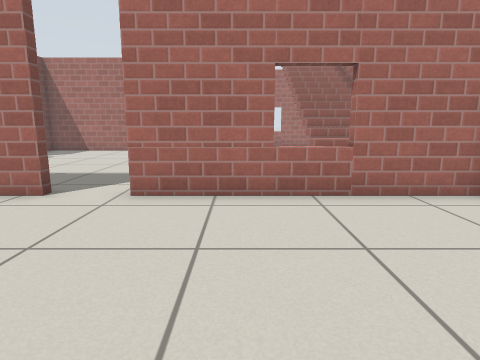
[1] (above)

23 first-person views from a walk through a Gazebo world. The camera is 0.72 m above the floor, tilts 10° down and sees 75° across. The floor is counted in squares, 0.5 m on a side. Each view is taken from the middle of a square. On the plan, view 1 faces up. The plan holds only what a view shows up to about 15 squares ahead; the rest is blank. Simple patterns stand in for the simulator's built-in surfaces.

[2]
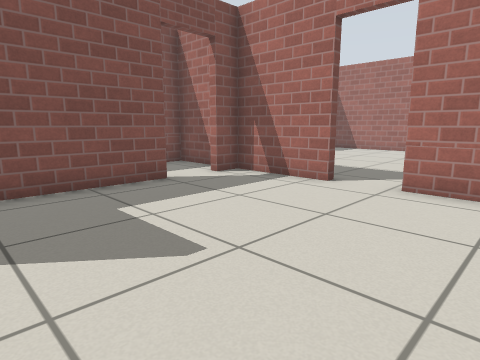

[3]
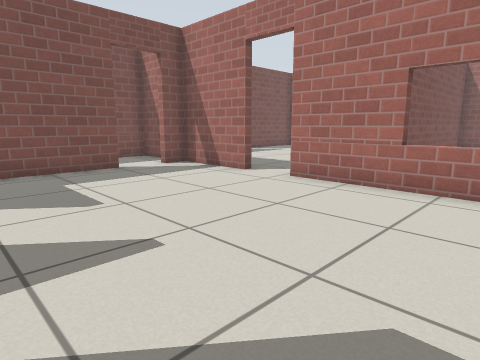

[4]
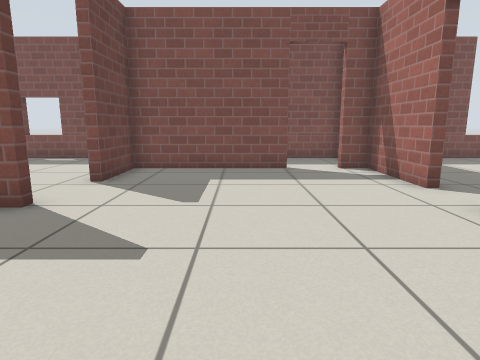

[5]
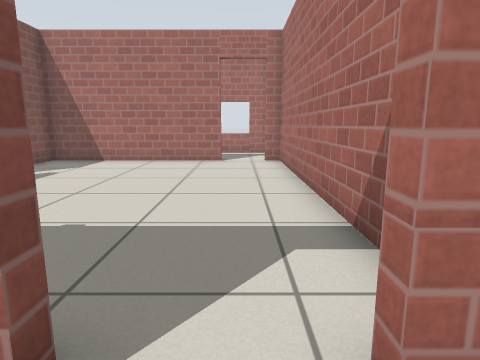

[6]
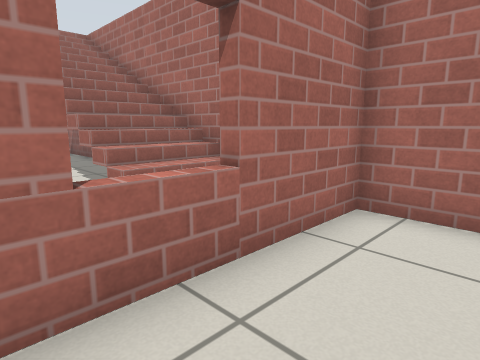

[7]
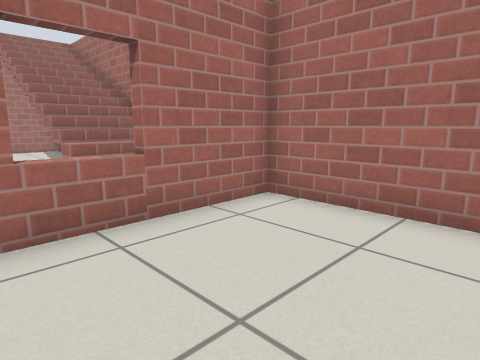

[8]
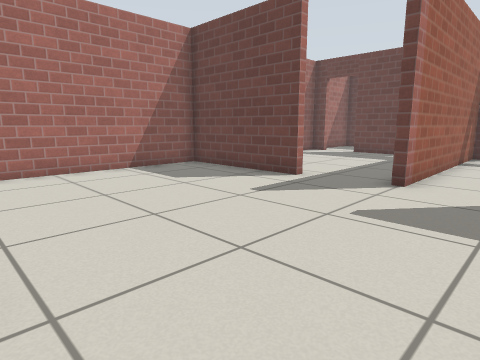

[9]
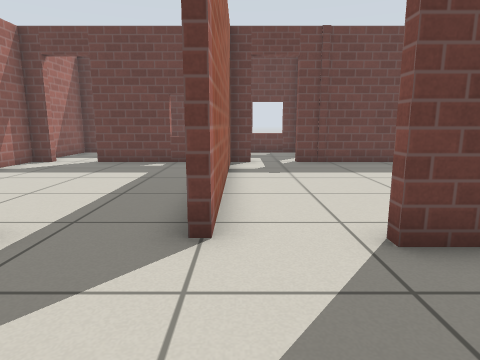

[10]
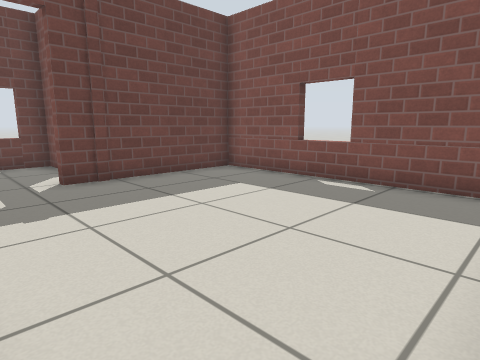

[11]
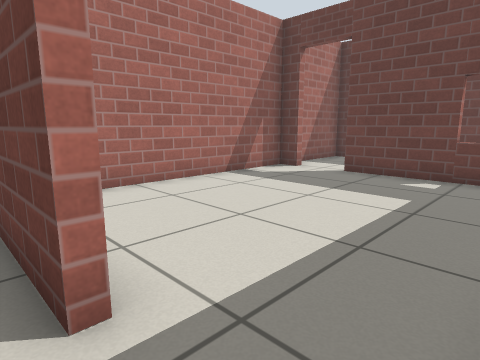

[12]
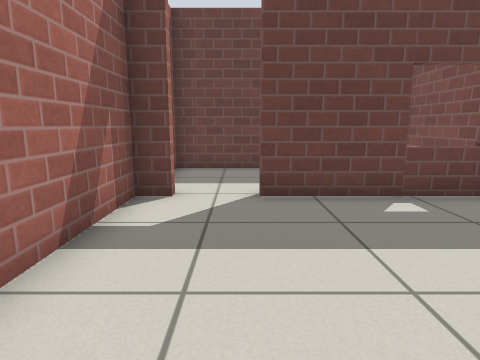

[13]
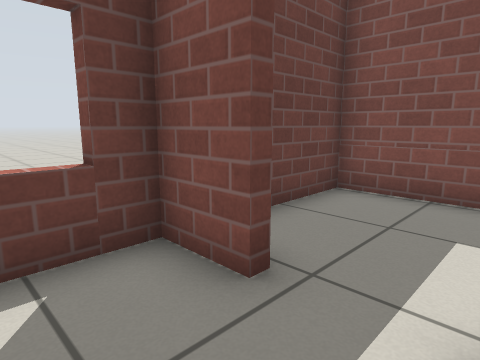

[14]
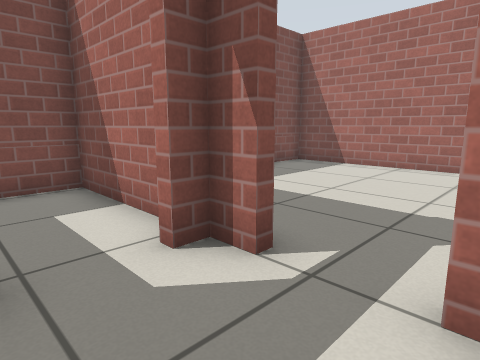

[15]
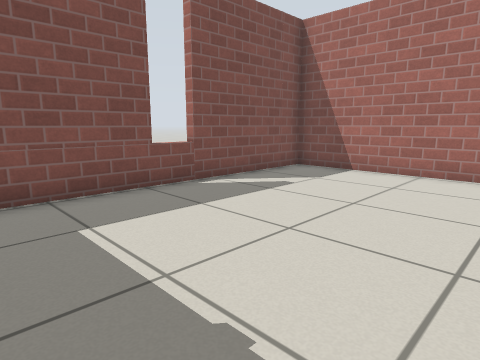

[16]
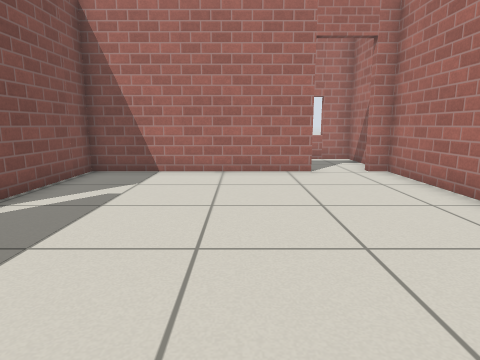

[17]
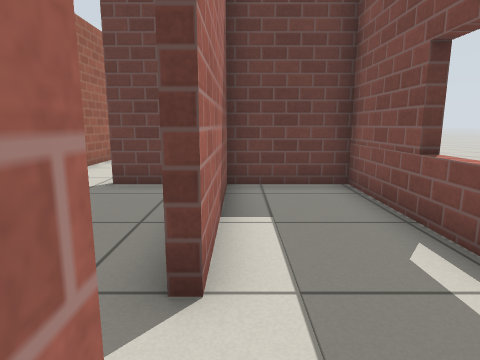

[18]
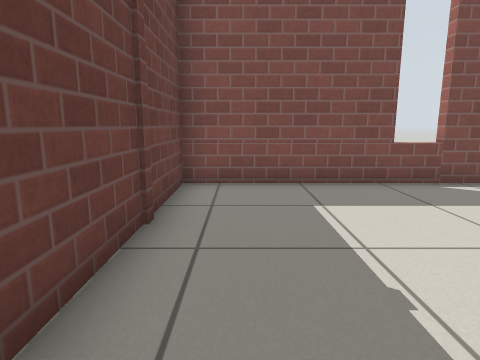

[19]
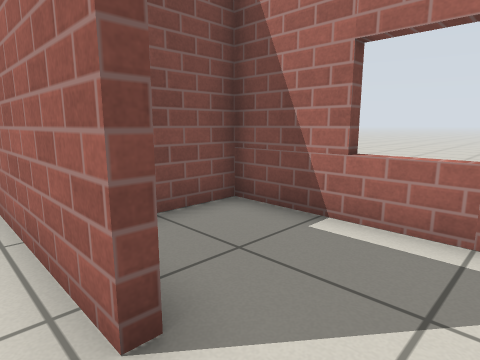

[20]
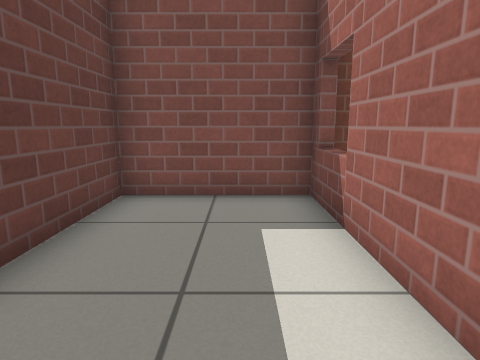

[21]
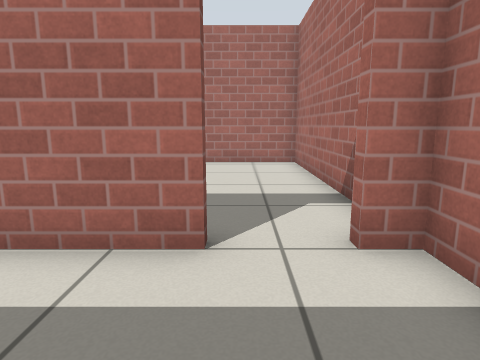

[22]
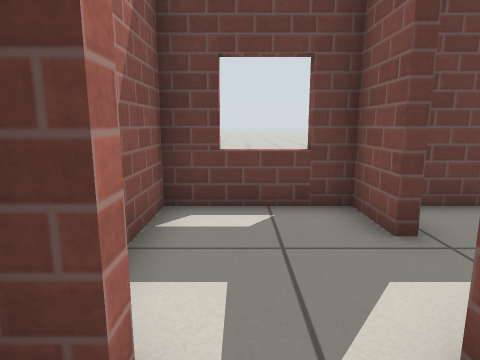

[23]
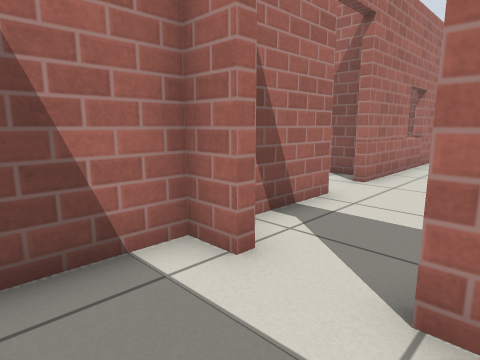

### Floor plan
Points are (right, up) in squares from view 1. A wall is a line through its corners. A room is listed if a view was taken in it or the views show most of it. See-through windows are left out.
Room 1 (views 1, 2, 3, 4, 5, 6, 7, 8, 9, 10, 11)
walls: (0.1, -1.5) (5.1, -1.5) (5.1, 6.3) (-2.4, 6.3); (-2.6, -1.8) (-2.3, -1.8); (-4, 6.3) (-7.4, 6.3) (-7.4, 5.2); (-7.4, 3.6) (-7.4, -1.5) (-4.9, -1.5)
ways out: opening at (-0.5, -2) to room 2; open door at (-3.3, 6.3) to room 4; open door at (-7.5, 4.5) to room 5; opening at (-3.5, -2) to room 7
Room 2 (view 12)
walls: (-1.9, -10.2) (2.6, -10.2); (-2.3, -1.8) (-2.3, -2.2); (5.1, -10.2) (5.1, -1.8) (1.6, -1.8)
ways out: opening at (-0.5, -2) to room 1; open door at (3.5, -10) to room 6
Room 3 (views 13, 14)
walls: (-5.2, -10.5) (-6, -10.5) (-6, -11.1); (-6, -12.9) (-6, -14.4) (-2.6, -14.4) (-2.6, -12.5)
ways out: open door at (-4.5, -10) to room 7; open door at (-6, -12) to room 8
Room 4 (views 15, 16, 18, 19)
walls: (-3.8, 17.7) (-10.7, 17.7) (-10.7, 6.6) (-4.6, 6.6); (-1.4, 6.9) (-1.4, 17.7) (-2, 17.7)
ways out: open door at (-3.3, 6.3) to room 1; open door at (-2.5, 18) to room 9
Room 5 (views 17, 23)
walls: (-7.7, 5.2) (-7.7, 6.3) (-10.7, 6.3) (-10.7, -1.5) (-7.7, -1.5) (-7.7, 3.6)
ways out: open door at (-7.5, 4.5) to room 1
Room 6 (views 20, 21)
walls: (2.6, -10.5) (-2.3, -10.5) (-2.3, -14.4) (5.1, -14.4) (5.1, -10.5)
ways out: open door at (3.5, -10) to room 2
Room 7 (view 22)
walls: (-4.9, -1.8) (-10.7, -1.8) (-10.7, -10.2) (-5.2, -10.2); (-3.4, -10.2) (-2.6, -10.2) (-2.6, -1.8)
ways out: opening at (-3.5, -2) to room 1; open door at (-4.5, -10) to room 3
Room 8 (no view inside)
walls: (-7.3, -10.5) (-10.7, -10.5) (-10.7, -14.4) (-7.2, -14.4)
ways out: open door at (-6, -12) to room 3
Room 9 (no view inside)
walls: (-4, 21.8) (-4, 21.3); (-2.6, 21.3) (-2.6, 21.8); (-1.4, 19.4) (-1.4, 21.4) (-6.5, 21.4) (-6.5, 19.5)
ways out: open door at (-2.5, 18) to room 4

Positions as (right, up) in squares from view 1, and headings:
1: (0, 0), facing up
2: (0, -1), facing up-left
3: (3, -1), facing up-left
4: (3, 2), facing left
5: (-3, 5), facing up
6: (0, 4), facing up-right
7: (0, 2), facing up-right
8: (-5, 6), facing down-right
9: (-3, 2), facing down
10: (-3, -2), facing down-left
11: (-2, -1), facing down-right
12: (3, -4), facing down
13: (-4, -11), facing down-left
14: (-3, -13), facing up-left
15: (-4, 8), facing up-left
16: (-6, 8), facing up
17: (-8, 6), facing down
18: (-3, 8), facing left
19: (-2, 17), facing up-left
20: (4, -12), facing left
21: (3, -14), facing up
22: (-4, -9), facing down
23: (-10, 3), facing up-right
